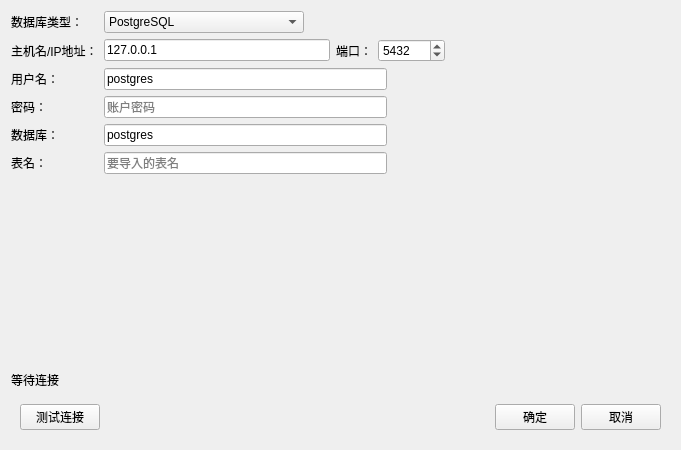
<?xml version="1.0" encoding="UTF-8"?>
<ui version="4.0">
 <class>Form</class>
 <widget class="QWidget" name="Form">
  <property name="geometry">
   <rect>
    <x>0</x>
    <y>0</y>
    <width>681</width>
    <height>450</height>
   </rect>
  </property>
  <property name="minimumSize">
   <size>
    <width>500</width>
    <height>400</height>
   </size>
  </property>
  <property name="maximumSize">
   <size>
    <width>16777215</width>
    <height>16777215</height>
   </size>
  </property>
  <property name="windowTitle">
   <string>从数据库导入</string>
  </property>
  <property name="windowIcon">
   <iconset resource="../pyqtsource.qrc">
    <normaloff>:/resources/icons/postgresql.svg</normaloff>:/resources/icons/postgresql.svg</iconset>
  </property>
  <layout class="QVBoxLayout" name="verticalLayout">
   <item>
    <layout class="QFormLayout" name="formLayout">
     <item row="0" column="0">
      <widget class="QLabel" name="label_nettype">
       <property name="text">
        <string>数据库类型：</string>
       </property>
      </widget>
     </item>
     <item row="0" column="1">
      <layout class="QHBoxLayout" name="horizontalLayout_8">
       <item>
        <widget class="QComboBox" name="comboBox_database">
         <property name="minimumSize">
          <size>
           <width>200</width>
           <height>0</height>
          </size>
         </property>
         <item>
          <property name="text">
           <string>PostgreSQL</string>
          </property>
         </item>
        </widget>
       </item>
       <item>
        <spacer name="horizontalSpacer_8">
         <property name="orientation">
          <enum>Qt::Horizontal</enum>
         </property>
         <property name="sizeHint" stdset="0">
          <size>
           <width>40</width>
           <height>20</height>
          </size>
         </property>
        </spacer>
       </item>
      </layout>
     </item>
     <item row="2" column="0">
      <widget class="QLabel" name="label_username">
       <property name="text">
        <string>用户名：</string>
       </property>
      </widget>
     </item>
     <item row="2" column="1">
      <layout class="QHBoxLayout" name="horizontalLayout_7">
       <item>
        <widget class="QLineEdit" name="lineEdit_user">
         <property name="inputMask">
          <string/>
         </property>
         <property name="text">
          <string>postgres</string>
         </property>
         <property name="placeholderText">
          <string>账户名称</string>
         </property>
        </widget>
       </item>
       <item>
        <spacer name="horizontalSpacer_7">
         <property name="orientation">
          <enum>Qt::Horizontal</enum>
         </property>
         <property name="sizeHint" stdset="0">
          <size>
           <width>40</width>
           <height>20</height>
          </size>
         </property>
        </spacer>
       </item>
      </layout>
     </item>
     <item row="3" column="0">
      <widget class="QLabel" name="label_password">
       <property name="text">
        <string>密码：</string>
       </property>
      </widget>
     </item>
     <item row="3" column="1">
      <layout class="QHBoxLayout" name="horizontalLayout_6">
       <item>
        <widget class="PasswordEdit" name="lineEdit_passwd">
         <property name="placeholderText">
          <string>账户密码</string>
         </property>
        </widget>
       </item>
       <item>
        <spacer name="horizontalSpacer_6">
         <property name="orientation">
          <enum>Qt::Horizontal</enum>
         </property>
         <property name="sizeHint" stdset="0">
          <size>
           <width>40</width>
           <height>20</height>
          </size>
         </property>
        </spacer>
       </item>
      </layout>
     </item>
     <item row="7" column="1">
      <spacer name="verticalSpacer">
       <property name="orientation">
        <enum>Qt::Vertical</enum>
       </property>
       <property name="sizeHint" stdset="0">
        <size>
         <width>20</width>
         <height>40</height>
        </size>
       </property>
      </spacer>
     </item>
     <item row="1" column="0">
      <widget class="QLabel" name="label_ip">
       <property name="text">
        <string>主机名/IP地址：</string>
       </property>
      </widget>
     </item>
     <item row="1" column="1">
      <layout class="QHBoxLayout" name="horizontalLayout_4">
       <item>
        <widget class="QLineEdit" name="lineEdit_host">
         <property name="text">
          <string>127.0.0.1</string>
         </property>
         <property name="placeholderText">
          <string>数据库地址</string>
         </property>
        </widget>
       </item>
       <item>
        <widget class="QLabel" name="label_port">
         <property name="text">
          <string>端口：</string>
         </property>
        </widget>
       </item>
       <item>
        <widget class="QSpinBox" name="spinBox_port">
         <property name="maximum">
          <number>999999</number>
         </property>
         <property name="value">
          <number>5432</number>
         </property>
        </widget>
       </item>
       <item>
        <spacer name="horizontalSpacer_4">
         <property name="orientation">
          <enum>Qt::Horizontal</enum>
         </property>
         <property name="sizeHint" stdset="0">
          <size>
           <width>40</width>
           <height>20</height>
          </size>
         </property>
        </spacer>
       </item>
      </layout>
     </item>
     <item row="4" column="0">
      <widget class="QLabel" name="label_database">
       <property name="text">
        <string>数据库：</string>
       </property>
      </widget>
     </item>
     <item row="4" column="1">
      <layout class="QHBoxLayout" name="horizontalLayout_3">
       <item>
        <widget class="QLineEdit" name="lineEdit_db">
         <property name="text">
          <string>postgres</string>
         </property>
         <property name="placeholderText">
          <string>数据库名</string>
         </property>
        </widget>
       </item>
       <item>
        <spacer name="horizontalSpacer_3">
         <property name="orientation">
          <enum>Qt::Horizontal</enum>
         </property>
         <property name="sizeHint" stdset="0">
          <size>
           <width>40</width>
           <height>20</height>
          </size>
         </property>
        </spacer>
       </item>
      </layout>
     </item>
     <item row="5" column="0">
      <widget class="QLabel" name="label_database_2">
       <property name="text">
        <string>表名：</string>
       </property>
      </widget>
     </item>
     <item row="5" column="1">
      <layout class="QHBoxLayout" name="horizontalLayout_2">
       <item>
        <widget class="QLineEdit" name="lineEdit_table">
         <property name="text">
          <string/>
         </property>
         <property name="placeholderText">
          <string>要导入的表名</string>
         </property>
        </widget>
       </item>
       <item>
        <spacer name="horizontalSpacer_2">
         <property name="orientation">
          <enum>Qt::Horizontal</enum>
         </property>
         <property name="sizeHint" stdset="0">
          <size>
           <width>40</width>
           <height>20</height>
          </size>
         </property>
        </spacer>
       </item>
      </layout>
     </item>
    </layout>
   </item>
   <item>
    <widget class="QLabel" name="label_test">
     <property name="text">
      <string>等待连接</string>
     </property>
    </widget>
   </item>
   <item>
    <widget class="QWidget" name="widget" native="true">
     <property name="maximumSize">
      <size>
       <width>16777215</width>
       <height>50</height>
      </size>
     </property>
     <layout class="QVBoxLayout" name="verticalLayout_2">
      <item>
       <layout class="QHBoxLayout" name="horizontalLayout">
        <item>
         <widget class="QPushButton" name="pushButton_test">
          <property name="text">
           <string>测试连接</string>
          </property>
         </widget>
        </item>
        <item>
         <spacer name="horizontalSpacer">
          <property name="orientation">
           <enum>Qt::Horizontal</enum>
          </property>
          <property name="sizeHint" stdset="0">
           <size>
            <width>40</width>
            <height>20</height>
           </size>
          </property>
         </spacer>
        </item>
        <item>
         <widget class="QPushButton" name="pushButton_ok">
          <property name="text">
           <string>确定</string>
          </property>
         </widget>
        </item>
        <item>
         <widget class="QPushButton" name="pushButton_cancel">
          <property name="text">
           <string>取消</string>
          </property>
         </widget>
        </item>
       </layout>
      </item>
     </layout>
    </widget>
   </item>
  </layout>
 </widget>
 <customwidgets>
  <customwidget>
   <class>PasswordEdit</class>
   <extends>QLineEdit</extends>
   <header location="global">.password</header>
  </customwidget>
 </customwidgets>
 <resources>
  <include location="../pyqtsource.qrc"/>
 </resources>
 <connections/>
</ui>
